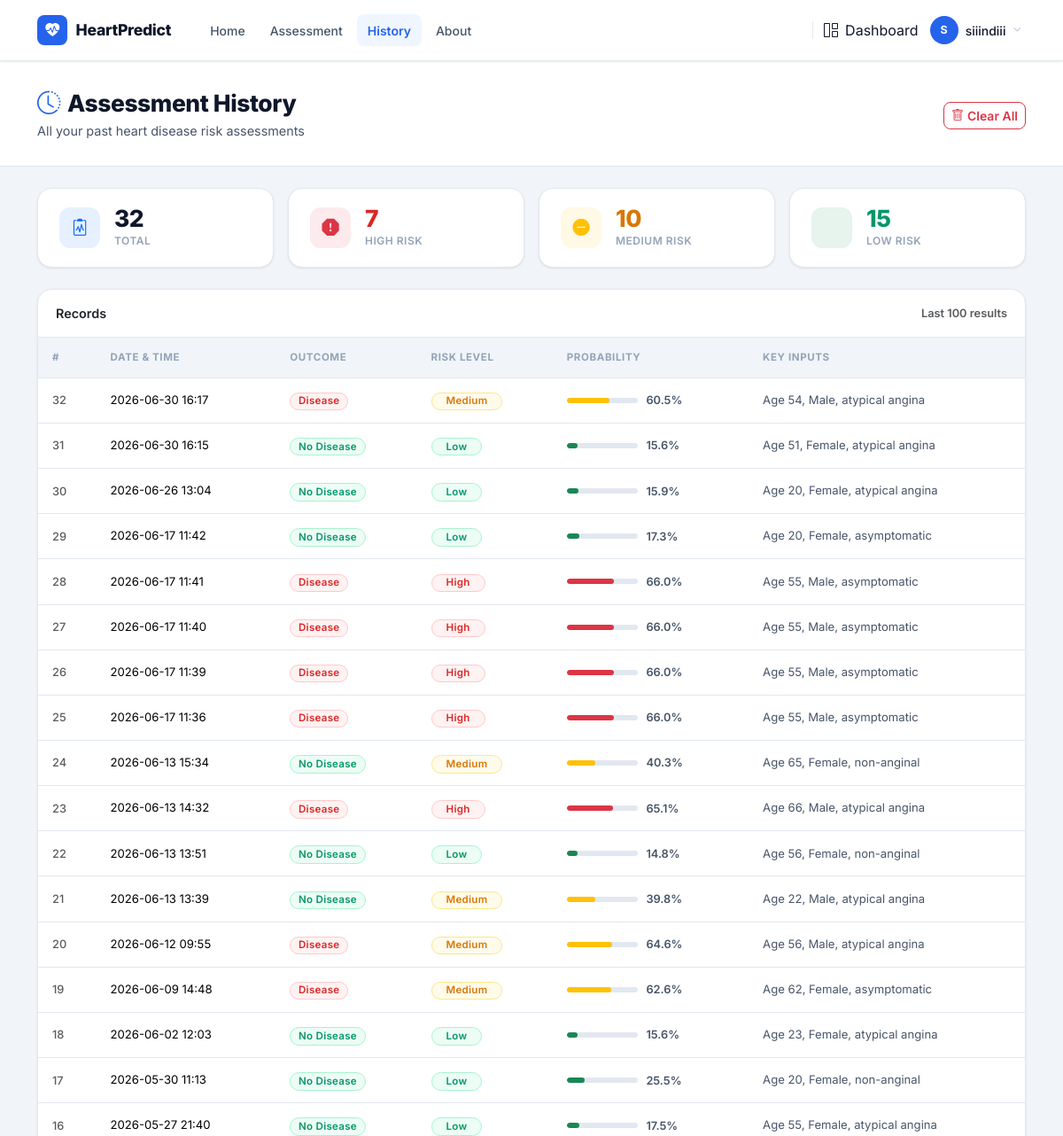
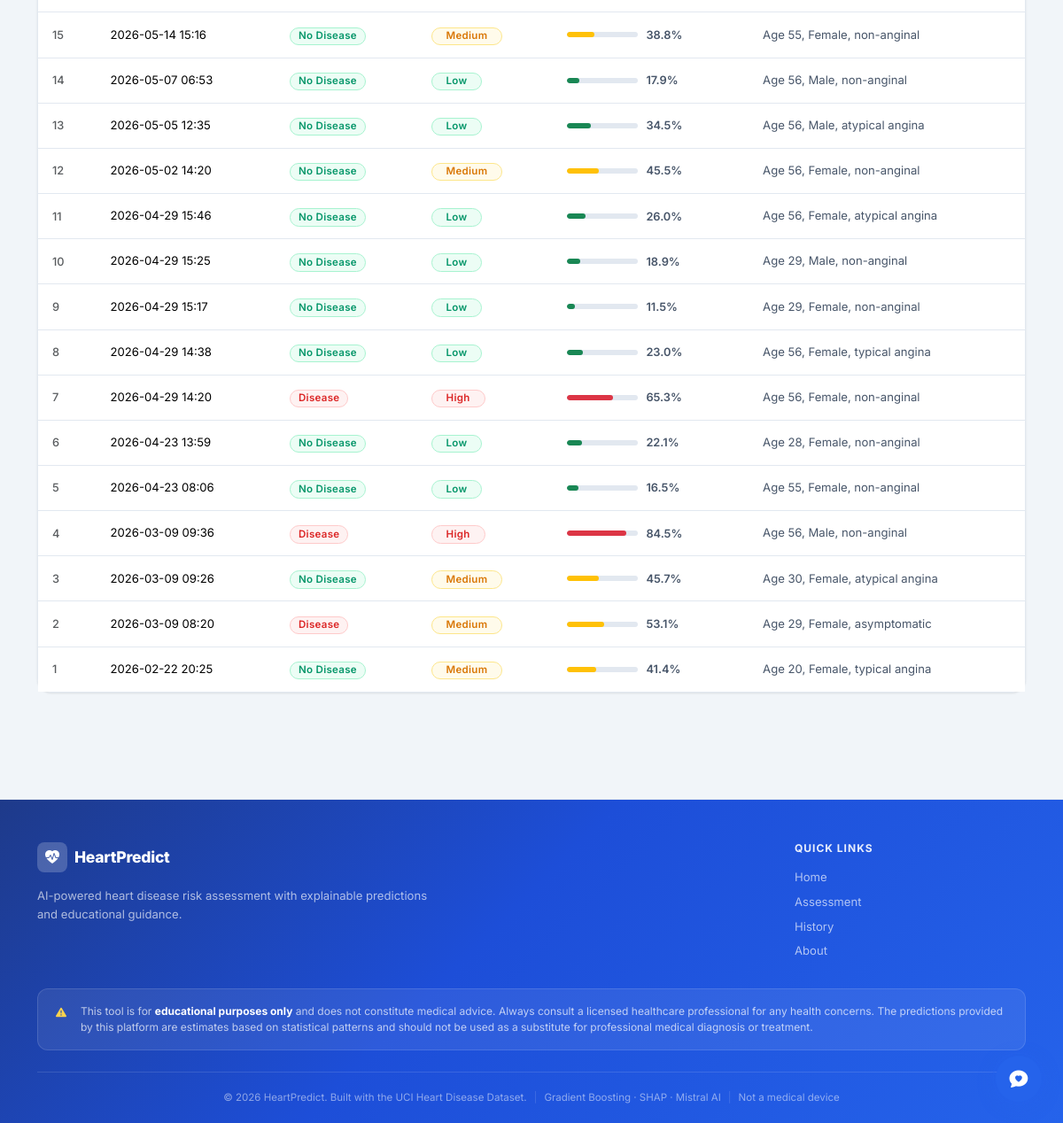
Screenshot of /history (signed in) with the database file from the repository (2 pictures, top to bottom).
### models.py (models this page shows, shortened)
class User(db.Model):
    __tablename__ = "users"
    id           = db.Column(db.Integer, primary_key=True)
    username     = db.Column(db.String(80), unique=True, nullable=False)
    email        = db.Column(db.String(120), unique=True, nullable=False)
    password_hash = db.Column(db.String(256), nullable=False)
    role         = db.Column(db.String(20), nullable=False, default='user')
    status       = db.Column(db.String(20), nullable=False, default='active')
    created_at   = db.Column(db.DateTime, default=datetime.utcnow)
    approved_at  = db.Column(db.DateTime, nullable=True)

class Prediction(db.Model):
    __tablename__ = "predictions"
    id           = db.Column(db.Integer, primary_key=True)
    user_id      = db.Column(db.Integer, db.ForeignKey('users.id'), nullable=True)
    created_at   = db.Column(db.DateTime, default=datetime.utcnow)
    input_data   = db.Column(db.Text, nullable=False)
    prediction   = db.Column(db.Integer, nullable=False)
    probability  = db.Column(db.Float, nullable=False)
    risk_level   = db.Column(db.String(20), nullable=False)
    def to_dict(self):
        import json
        return {
            "id":          self.id,
            "created_at":  self.created_at.strftime("%Y-%m-%d %H:%M"),
            "input_data":  json.loads(self.input_data),
            "prediction":  self.prediction,
            "probability": round(self.probability * 100, 1),
            "risk_level":  self.risk_level,
        }

### app.py (the view)
@app.route("/history")
@login_required
def history():
    if current_user.role == 'admin':
        records = Prediction.query.order_by(Prediction.created_at.desc()).limit(100).all()
    elif current_user.role == 'doctor' and current_user.is_approved_doctor:
        records = Prediction.query.order_by(Prediction.created_at.desc()).limit(100).all()
    else:
        records = Prediction.query.filter_by(user_id=current_user.id).order_by(Prediction.created_at.desc()).limit(100).all()
    return render_template("history.html", records=[r.to_dict() for r in records])

### app.py (called while the page is built)
@app.context_processor
def inject_now():
    from datetime import datetime
    return {"now": datetime.now}

### auth.py (called while the page is built)
@login_manager.user_loader
def load_user(user_id):
    from models import User
    return User.query.get(int(user_id))

### templates/history.html (shortened to what this page needs)
{% extends "base.html" %}
{% block content %}
<div class="page-hero">
  <div class="container">
    <div class="d-flex justify-content-between align-items-center flex-wrap gap-3">
      <div>
        <h1>
          <i class="bi bi-clock-history me-2" style="color:var(--primary);"></i>Assessment History
        </h1>
        <p style="color:var(--text-secondary);font-size:0.9rem;margin:0;">
          All your past heart disease risk assessments
        </p>
      </div>
      {% if records %}
      <form method="POST" action="{{ url_for('clear_history') }}"
            onsubmit="return confirm('This will permanently delete all your assessment records. Continue?')">
        <button type="submit" class="btn btn-sm btn-outline-danger">
          <i class="bi bi-trash me-1"></i>Clear All
        </button>
      </form>
      {% endif %}
    </div>
  </div>
</div>
<div class="container py-4">
  {% if not records %}
  <div class="card text-center py-5 px-4" style="border-style:dashed !important;">
    <div class="stat-icon bg-primary bg-opacity-10 text-primary mx-auto mb-3"
         style="width:56px;height:56px;font-size:1.5rem;border-radius:var(--radius);">
      <i class="bi bi-inbox"></i>
    </div>
    <h5 class="fw-bold mb-1">No assessments yet</h5>
    <p class="text-muted mb-4" style="font-size:0.875rem;">
      Run your first heart health assessment to see results here.
    </p>
    <div>
      <a href="{{ url_for('predict') }}" class="btn btn-primary px-4">
        <i class="bi bi-clipboard2-pulse me-2"></i>Start Assessment
      </a>
    </div>
  </div>
  {% else %}
  {% set total    = records | length %}
  {% set high_c   = records | selectattr('risk_level', 'equalto', 'High')   | list | length %}
  {% set medium_c = records | selectattr('risk_level', 'equalto', 'Medium') | list | length %}
  {% set low_c    = records | selectattr('risk_level', 'equalto', 'Low')    | list | length %}
  <div class="row g-3 mb-4">
    <div class="col-6 col-lg-3">
      <div class="stat-card">
        <div class="stat-icon bg-primary bg-opacity-10 text-primary">
          <i class="bi bi-clipboard2-pulse"></i>
        </div>
        <div>
          <div class="stat-value">{{ total }}</div>
          <div class="stat-label">Total</div>
        </div>
      </div>
    </div>
    <div class="col-6 col-lg-3">
      <div class="stat-card">
        <div class="stat-icon bg-danger bg-opacity-10 text-danger">
          <i class="bi bi-exclamation-octagon-fill"></i>
        </div>
        <div>
          <div class="stat-value" style="color:var(--danger);">{{ high_c }}</div>
          <div class="stat-label">High Risk</div>
        </div>
      </div>
    </div>
    <div class="col-6 col-lg-3">
      <div class="stat-card">
        <div class="stat-icon bg-warning bg-opacity-10 text-warning">
          <i class="bi bi-dash-circle-fill"></i>
        </div>
        <div>
          <div class="stat-value" style="color:var(--warning);">{{ medium_c }}</div>
          <div class="stat-label">Medium Risk</div>
        </div>
      </div>
    </div>
    <div class="col-6 col-lg-3">
      <div class="stat-card">
        <div class="stat-icon bg-success bg-opacity-10 text-success">
        </div>
        <div>
          <div class="stat-value" style="color:var(--success);">{{ low_c }}</div>
          <div class="stat-label">Low Risk</div>
        </div>
      </div>
    </div>
  </div>
  <div class="card">
    <div class="card-header d-flex align-items-center justify-content-between">
      <span class="fw-semibold">Records</span>
      <span class="text-muted" style="font-size:0.8rem;">Last 100 results</span>
    </div>
    <div class="table-responsive">
      <table class="table table-hover mb-0">
        <thead>
          <tr>
            <th>#</th>
            <th>Date &amp; Time</th>
            <th>Outcome</th>
            <th>Risk Level</th>
            <th>Probability</th>
            <th>Key Inputs</th>
          </tr>
        </thead>
        <tbody>
          {% for rec in records %}
          <tr>
            <td class="text-muted" style="font-size:0.8rem;font-weight:500;">{{ rec.id }}</td>
            <td style="font-size:0.82rem;white-space:nowrap;">{{ rec.created_at }}</td>
            <td>
              {% if rec.prediction == 1 %}
                <span class="badge risk-High">Disease</span>
              {% else %}
                <span class="badge risk-Low">No Disease</span>
              {% endif %}
            </td>
            <td>
              <span class="badge risk-{{ rec.risk_level }} px-3">{{ rec.risk_level }}</span>
            </td>
            <td>
              <div class="prob-bar-wrap">
                <div class="prob-bar-track">
                  <div class="prob-bar-fill
                    {% if rec.risk_level == 'Low' %}bg-success
                    {% elif rec.risk_level == 'Medium' %}bg-warning
                    {% else %}bg-danger{% endif %}"
                    style="width:{{ rec.probability }}%;">
                  </div>
                </div>
                <span style="font-size:0.8rem;font-weight:600;color:var(--text-secondary);white-space:nowrap;">
                  {{ rec.probability }}%
                </span>
              </div>
            </td>
            <td style="font-size:0.82rem;color:var(--text-secondary);">
              Age {{ rec.input_data.age }},
              {{ rec.input_data.sex }},
              {{ rec.input_data.cp }}
            </td>
          </tr>
          {% endfor %}
        </tbody>
      </table>
    </div>
  </div>
  {% endif %}
</div>
{% endblock %}

### templates/base.html (shortened to what this page needs)
<!DOCTYPE html>
<html lang="en">
<head>
  <link href="https://cdn.jsdelivr.net/npm/bootstrap@5.3.3/dist/css/bootstrap.min.css" rel="stylesheet"/>
  <link href="https://cdn.jsdelivr.net/npm/bootstrap-icons@1.11.3/font/bootstrap-icons.css" rel="stylesheet"/>
  <link href="https://unpkg.com/aos@2.3.1/dist/aos.css" rel="stylesheet">
</head>
<body>
<nav class="navbar navbar-expand-lg">
  <div class="container">
    <a href="{{ url_for('index') }}" class="navbar-brand">
      <div class="brand-icon"><i class="bi bi-heart-pulse-fill"></i></div>
      HeartPredict
    </a>
    <div class="collapse navbar-collapse" id="navMenu">
      <ul class="navbar-nav me-auto gap-1 ms-3">
        <li class="nav-item">
          <a class="nav-link {% if request.endpoint == 'index' %}active{% endif %}"
             href="{{ url_for('index') }}">Home</a>
        </li>
        {% if current_user.is_authenticated %}
        <li class="nav-item">
          <a class="nav-link {% if request.endpoint == 'predict' %}active{% endif %}"
             href="{{ url_for('predict') }}">Assessment</a>
        </li>
        <li class="nav-item">
          <a class="nav-link {% if request.endpoint == 'history' %}active{% endif %}"
             href="{{ url_for('history') }}">History</a>
        </li>
        <li class="nav-item">
          <a class="nav-link {% if request.endpoint == 'about' %}active{% endif %}"
             href="{{ url_for('about') }}">About</a>
        </li>
        {% endif %}
      </ul>
      {% if current_user.is_authenticated %}
      <div class="d-flex align-items-center gap-2">
        <a href="{{ url_for('dashboard.redirect_dashboard') }}"
           class="nav-link d-none d-lg-flex align-items-center gap-1">
          <i class="bi bi-grid-1x2 me-1"></i>Dashboard
        </a>
        <div class="dropdown">
          <button class="btn btn-link text-decoration-none d-flex align-items-center gap-2 p-1 shadow-none"
                  data-bs-toggle="dropdown" aria-expanded="false"
                  style="color: var(--text);">
            <div class="user-avatar">{{ current_user.username[0] | upper }}</div>
            <span class="d-none d-sm-inline" style="font-size:0.875rem;font-weight:500;">{{ current_user.username }}</span>
            <i class="bi bi-chevron-down" style="font-size:0.6rem;color:var(--text-muted);"></i>
          </button>
        </div>
      </div>
      {% else %}
      <div class="d-flex gap-2 align-items-center ms-lg-3">
        <a href="{{ url_for('auth.login') }}" class="btn btn-nav-login">Login</a>
        <a href="{{ url_for('auth.register') }}" class="btn btn-nav-register">Register</a>
      </div>
      {% endif %}
    </div>
  </div>
</nav>
<main class="pb-5">
  {% block content %}{% endblock %}
</main>
<footer class="footer pt-5 pb-0">
  <div class="container">
    <div class="row g-4 pb-4 justify-content-between align-items-start">
      <div class="col-lg-5 col-md-7">
        <div class="d-flex align-items-center gap-2 mb-3">
          <div class="footer-brand-icon">
            <i class="bi bi-heart-pulse-fill"></i>
          </div>
          <span class="footer-brand-name">HeartPredict</span>
        </div>
        <p class="footer-desc">
          AI-powered heart disease risk assessment with explainable predictions and educational guidance.
        </p>
      </div>
      <div class="col-lg-3 col-md-4">
        <h6 class="footer-heading">Quick Links</h6>
        <ul class="footer-links">
          <li><a href="{{ url_for('index') }}">Home</a></li>
          {% if current_user.is_authenticated %}
          <li><a href="{{ url_for('predict') }}">Assessment</a></li>
          <li><a href="{{ url_for('history') }}">History</a></li>
          {% endif %}
          <li><a href="{{ url_for('about') }}">About</a></li>
        </ul>
      </div>
    </div>
    <div class="footer-disclaimer">
      <i class="bi bi-exclamation-triangle-fill me-2 flex-shrink-0"></i>
      <span>This tool is for <strong>educational purposes only</strong> and does not constitute medical advice. Always consult a licensed healthcare professional for any health concerns. The predictions provided by this platform are estimates based on statistical patterns and should not be used as a substitute for professional medical diagnosis or treatment.</span>
    </div>
    <div class="footer-bottom">
      <span>&copy; {{ now().year }} HeartPredict. Built with the UCI Heart Disease Dataset.</span>
      <span class="footer-bottom-divider">|</span>
      <span>Gradient Boosting &middot; SHAP &middot; Mistral AI</span>
      <span class="footer-bottom-divider">|</span>
      <span class="text-nowrap">Not a medical device</span>
    </div>
  </div>
</footer>
{% if current_user.is_authenticated %}
<div class="chat-fab" id="chatFab">
  <button class="fab-btn" id="chatFabBtn" aria-label="Open Heart Health Assistant">
    <i class="bi bi-chat-heart-fill"></i>
    <span class="pulse-ring"></span>
  </button>
</div>
{% endif %}
</body>
</html>

### templates/history.html (style rules this page uses)
.page-hero { background: var(--surface); border-bottom: 1px solid var(--border); padding: 2rem 0 1.75rem; }
.page-hero h1 { font-size: 1.65rem; font-weight: 800; letter-spacing: -0.4px; margin-bottom: 0.3rem; }
.prob-bar-wrap { display: flex; align-items: center; gap: 0.6rem; }
.prob-bar-track { width: 80px; height: 6px; background: var(--border); border-radius: 999px; overflow: hidden; }
.prob-bar-fill { height: 100%; border-radius: 999px; }

### rows the page displays
User: username "S", username "siiindiii"
Prediction: id "32", created_at "2026-06-30 16:17", shows "Disease", risk_level "Medium", probability "60.5", input_data.age "54", input_data.sex "Male", input_data.cp "atypical angina"
Prediction: id "31", created_at "2026-06-30 16:15", shows "No Disease", risk_level "Low", probability "15.6", input_data.age "51", input_data.sex "Female", input_data.cp "atypical angina"
Prediction: id "30", created_at "2026-06-26 13:04", shows "No Disease", risk_level "Low", probability "15.9", input_data.age "20", input_data.sex "Female", input_data.cp "atypical angina"
Prediction: id "29", created_at "2026-06-17 11:42", shows "No Disease", risk_level "Low", probability "17.3", input_data.age "20", input_data.sex "Female", input_data.cp "asymptomatic"
Prediction: id "28", created_at "2026-06-17 11:41", shows "Disease", risk_level "High", probability "66.0", input_data.age "55", input_data.sex "Male", input_data.cp "asymptomatic"
Prediction: id "27", created_at "2026-06-17 11:40", shows "Disease", risk_level "High", probability "66.0", input_data.age "55", input_data.sex "Male", input_data.cp "asymptomatic"
Prediction: id "26", created_at "2026-06-17 11:39", shows "Disease", risk_level "High", probability "66.0", input_data.age "55", input_data.sex "Male", input_data.cp "asymptomatic"
Prediction: id "25", created_at "2026-06-17 11:36", shows "Disease", risk_level "High", probability "66.0", input_data.age "55", input_data.sex "Male", input_data.cp "asymptomatic"
Prediction: id "24", created_at "2026-06-13 15:34", shows "No Disease", risk_level "Medium", probability "40.3", input_data.age "65", input_data.sex "Female", input_data.cp "non-anginal"
Prediction: id "23", created_at "2026-06-13 14:32", shows "Disease", risk_level "High", probability "65.1", input_data.age "66", input_data.sex "Male", input_data.cp "atypical angina"
Prediction: id "22", created_at "2026-06-13 13:51", shows "No Disease", risk_level "Low", probability "14.8", input_data.age "56", input_data.sex "Female", input_data.cp "non-anginal"
Prediction: id "21", created_at "2026-06-13 13:39", shows "No Disease", risk_level "Medium", probability "39.8", input_data.age "22", input_data.sex "Male", input_data.cp "atypical angina"
Prediction: id "20", created_at "2026-06-12 09:55", shows "Disease", risk_level "Medium", probability "64.6", input_data.age "56", input_data.sex "Male", input_data.cp "atypical angina"
Prediction: id "19", created_at "2026-06-09 14:48", shows "Disease", risk_level "Medium", probability "62.6", input_data.age "62", input_data.sex "Female", input_data.cp "asymptomatic"
Prediction: id "18", created_at "2026-06-02 12:03", shows "No Disease", risk_level "Low", probability "15.6", input_data.age "23", input_data.sex "Female", input_data.cp "atypical angina"
Prediction: id "17", created_at "2026-05-30 11:13", shows "No Disease", risk_level "Low", probability "25.5", input_data.age "20", input_data.sex "Female", input_data.cp "non-anginal"
Prediction: id "16", created_at "2026-05-27 21:40", shows "No Disease", risk_level "Low", probability "17.5", input_data.age "55", input_data.sex "Female", input_data.cp "atypical angina"
Prediction: id "15", created_at "2026-05-14 15:16", shows "No Disease", risk_level "Medium", probability "38.8", input_data.age "55", input_data.sex "Female", input_data.cp "non-anginal"
Prediction: id "14", created_at "2026-05-07 06:53", shows "No Disease", risk_level "Low", probability "17.9", input_data.age "56", input_data.sex "Male", input_data.cp "non-anginal"
Prediction: id "13", created_at "2026-05-05 12:35", shows "No Disease", risk_level "Low", probability "34.5", input_data.age "56", input_data.sex "Male", input_data.cp "atypical angina"
Prediction: id "12", created_at "2026-05-02 14:20", shows "No Disease", risk_level "Medium", probability "45.5", input_data.age "56", input_data.sex "Female", input_data.cp "non-anginal"
Prediction: id "11", created_at "2026-04-29 15:46", shows "No Disease", risk_level "Low", probability "26.0", input_data.age "56", input_data.sex "Female", input_data.cp "atypical angina"
Prediction: id "10", created_at "2026-04-29 15:25", shows "No Disease", risk_level "Low", probability "18.9", input_data.age "29", input_data.sex "Male", input_data.cp "non-anginal"
Prediction: id "9", created_at "2026-04-29 15:17", shows "No Disease", risk_level "Low", probability "11.5", input_data.age "29", input_data.sex "Female", input_data.cp "non-anginal"
Prediction: id "8", created_at "2026-04-29 14:38", shows "No Disease", risk_level "Low", probability "23.0", input_data.age "56", input_data.sex "Female", input_data.cp "typical angina"
Prediction: id "7", created_at "2026-04-29 14:20", shows "Disease", risk_level "High", probability "65.3", input_data.age "56", input_data.sex "Female", input_data.cp "non-anginal"
Prediction: id "6", created_at "2026-04-23 13:59", shows "No Disease", risk_level "Low", probability "22.1", input_data.age "28", input_data.sex "Female", input_data.cp "non-anginal"
Prediction: id "5", created_at "2026-04-23 08:06", shows "No Disease", risk_level "Low", probability "16.5", input_data.age "55", input_data.sex "Female", input_data.cp "non-anginal"
Prediction: id "4", created_at "2026-03-09 09:36", shows "Disease", risk_level "High", probability "84.5", input_data.age "56", input_data.sex "Male", input_data.cp "non-anginal"
Prediction: id "3", created_at "2026-03-09 09:26", shows "No Disease", risk_level "Medium", probability "45.7", input_data.age "30", input_data.sex "Female", input_data.cp "atypical angina"
Prediction: id "2", created_at "2026-03-09 08:20", shows "Disease", risk_level "Medium", probability "53.1", input_data.age "29", input_data.sex "Female", input_data.cp "asymptomatic"
Prediction: id "1", created_at "2026-02-22 20:25", shows "No Disease", risk_level "Medium", probability "41.4", input_data.age "20", input_data.sex "Female", input_data.cp "typical angina"

### other values shown
{{ total }} "32"
{{ high_c }} "7"
{{ medium_c }} "10"
{{ low_c }} "15"
